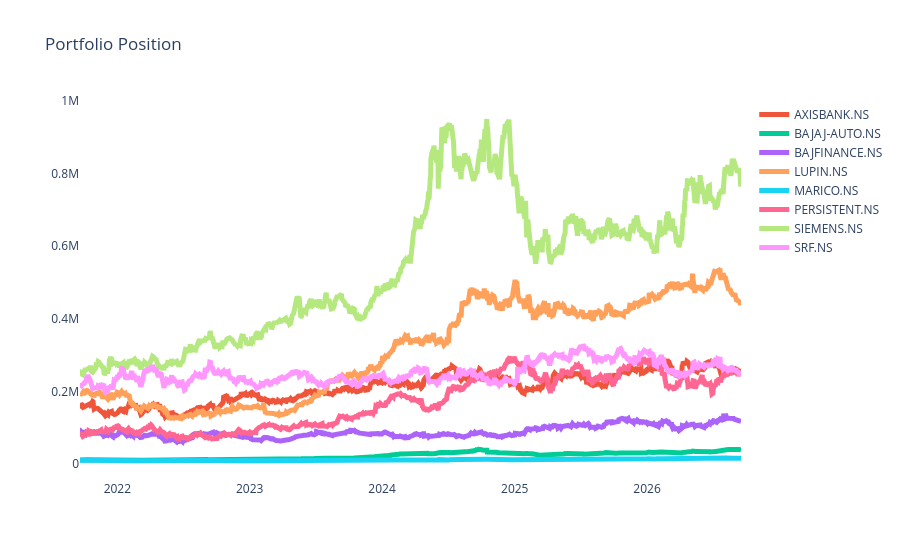

The cell this chart's notebook holds for it:
### Code cell
plot_financial_data(portfolio_df.drop(['Portfolio Value', 'Portfolio Daily Return [%]'], axis = 1), 'Portfolio Position')

### Figure 1 — Plotly figure (JSON) as saved in the notebook; plotly's stock layout.template omitted (floating-point values rounded to 4 significant figures; data arrays with more than 128 entries replaced by an {"elided": "..."} marker saying what was removed)
{"data": [{"hovertemplate": "<extra></extra>", "legendgroup": "", "line": {"color": "#636efa", "dash": "solid", "width": 5}, "marker": {"symbol": "circle"}, "mode": "lines", "name": "", "orientation": "v", "showlegend": false, "type": "scatter", "xaxis": "x", "yaxis": "y"}, {"line": {"width": 5}, "name": "AXISBANK.NS", "type": "scatter", "x": {"elided": "1239 str values"}, "y": {"elided": "1239 float values"}}, {"line": {"width": 5}, "name": "BAJAJ-AUTO.NS", "type": "scatter", "x": {"elided": "1239 str values"}, "y": {"elided": "1239 float values"}}, {"line": {"width": 5}, "name": "BAJFINANCE.NS", "type": "scatter", "x": {"elided": "1239 str values"}, "y": {"elided": "1239 float values"}}, {"line": {"width": 5}, "name": "LUPIN.NS", "type": "scatter", "x": {"elided": "1239 str values"}, "y": {"elided": "1239 float values"}}, {"line": {"width": 5}, "name": "MARICO.NS", "type": "scatter", "x": {"elided": "1239 str values"}, "y": {"elided": "1239 float values"}}, {"line": {"width": 5}, "name": "PERSISTENT.NS", "type": "scatter", "x": {"elided": "1239 str values"}, "y": {"elided": "1239 float values"}}, {"line": {"width": 5}, "name": "SIEMENS.NS", "type": "scatter", "x": {"elided": "1239 str values"}, "y": {"elided": "1239 float values"}}, {"line": {"width": 5}, "name": "SRF.NS", "type": "scatter", "x": {"elided": "1239 str values"}, "y": {"elided": "1239 float values"}}], "layout": {"legend": {"tracegroupgap": 0}, "plot_bgcolor": "white", "title": {"text": "Portfolio Position"}, "xaxis": {"anchor": "y", "domain": [0, 1]}, "yaxis": {"anchor": "x", "domain": [0, 1]}}}
